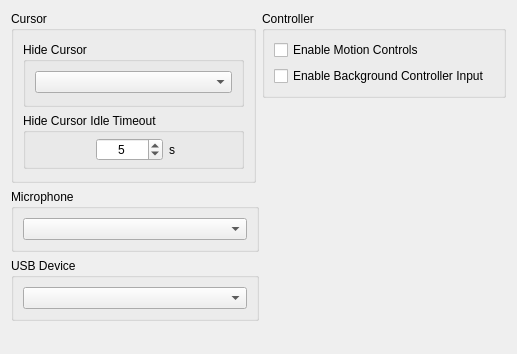
      <widget class="QWidget" name="inputTabContents">
       <property name="geometry">
        <rect>
         <x>0</x>
         <y>0</y>
         <width>517</width>
         <height>354</height>
        </rect>
       </property>
       <layout class="QVBoxLayout" name="inputTabVLayout" stretch="0,0">
        <item>
         <layout class="QVBoxLayout" name="inputTabLayout">
          <item>
           <layout class="QHBoxLayout" name="inputTabHLayoutTop" stretch="1,1">
            <item>
             <layout class="QVBoxLayout" name="cursorTabLayoutLeft">
              <property name="spacing">
               <number>6</number>
              </property>
              <property name="bottomMargin">
               <number>0</number>
              </property>
              <item>
               <widget class="QGroupBox" name="cursorGroupBox">
                <property name="title">
                 <string>Cursor</string>
                </property>
                <layout class="QGridLayout" name="gridLayout_2">
                 <property name="topMargin">
                  <number>11</number>
                 </property>
                 <property name="bottomMargin">
                  <number>11</number>
                 </property>
                 <item row="0" column="0">
                  <widget class="QGroupBox" name="hideCursorGroupBox">
                   <property name="enabled">
                    <bool>true</bool>
                   </property>
                   <property name="sizePolicy">
                    <sizepolicy hsizetype="Preferred" vsizetype="Fixed">
                     <horstretch>0</horstretch>
                     <verstretch>0</verstretch>
                    </sizepolicy>
                   </property>
                   <property name="title">
                    <string>Hide Cursor</string>
                   </property>
                   <layout class="QVBoxLayout" name="hideCursorLayout">
                    <property name="spacing">
                     <number>7</number>
                    </property>
                    <property name="bottomMargin">
                     <number>11</number>
                    </property>
                    <item>
                     <widget class="QComboBox" name="hideCursorComboBox"/>
                    </item>
                   </layout>
                  </widget>
                 </item>
                 <item row="1" column="0">
                  <widget class="QGroupBox" name="idleTimeoutGroupBox">
                   <property name="enabled">
                    <bool>true</bool>
                   </property>
                   <property name="sizePolicy">
                    <sizepolicy hsizetype="Preferred" vsizetype="Fixed">
                     <horstretch>0</horstretch>
                     <verstretch>0</verstretch>
                    </sizepolicy>
                   </property>
                   <property name="minimumSize">
                    <size>
                     <width>0</width>
                     <height>0</height>
                    </size>
                   </property>
                   <property name="title">
                    <string>Hide Cursor Idle Timeout</string>
                   </property>
                   <property name="alignment">
                    <set>Qt::AlignmentFlag::AlignLeading|Qt::AlignmentFlag::AlignLeft|Qt::AlignmentFlag::AlignTop</set>
                   </property>
                   <property name="flat">
                    <bool>false</bool>
                   </property>
                   <layout class="QHBoxLayout" name="IdleTimeoutLayout" stretch="0,0">
                    <property name="spacing">
                     <number>6</number>
                    </property>
                    <property name="leftMargin">
                     <number>70</number>
                    </property>
                    <property name="topMargin">
                     <number>5</number>
                    </property>
                    <property name="rightMargin">
                     <number>5</number>
                    </property>
                    <property name="bottomMargin">
                     <number>5</number>
                    </property>
                    <item>
                     <widget class="QSpinBox" name="idleTimeoutSpinBox">
                      <property name="enabled">
                       <bool>true</bool>
                      </property>
                      <property name="sizePolicy">
                       <sizepolicy hsizetype="Minimum" vsizetype="Fixed">
                        <horstretch>0</horstretch>
                        <verstretch>0</verstretch>
                       </sizepolicy>
                      </property>
                      <property name="minimumSize">
                       <size>
                        <width>0</width>
                        <height>0</height>
                       </size>
                      </property>
                      <property name="maximumSize">
                       <size>
                        <width>16777215</width>
                        <height>16777215</height>
                       </size>
                      </property>
                      <property name="layoutDirection">
                       <enum>Qt::LayoutDirection::LeftToRight</enum>
                      </property>
                      <property name="wrapping">
                       <bool>false</bool>
                      </property>
                      <property name="alignment">
                       <set>Qt::AlignmentFlag::AlignCenter</set>
                      </property>
                      <property name="buttonSymbols">
                       <enum>QAbstractSpinBox::ButtonSymbols::UpDownArrows</enum>
                      </property>
                      <property name="suffix">
                       <string notr="true"/>
                      </property>
                      <property name="maximum">
                       <number>3600</number>
                      </property>
                      <property name="value">
                       <number>5</number>
                      </property>
                      <property name="displayIntegerBase">
                       <number>10</number>
                      </property>
                     </widget>
                    </item>
                    <item>
                     <widget class="QLabel" name="idleTimeoutDurationLabel">
                      <property name="text">
                       <string>s</string>
                      </property>
                     </widget>
                    </item>
                   </layout>
                  </widget>
                 </item>
                </layout>
               </widget>
              </item>
             </layout>
            </item>
            <item>
             <layout class="QVBoxLayout" name="ControllerTabLayoutMiddle">
              <item>
               <widget class="QGroupBox" name="ControllerGroupBox">
                <property name="sizePolicy">
                 <sizepolicy hsizetype="MinimumExpanding" vsizetype="Preferred">
                  <horstretch>0</horstretch>
                  <verstretch>0</verstretch>
                 </sizepolicy>
                </property>
                <property name="title">
                 <string>Controller</string>
                </property>
                <property name="alignment">
                 <set>Qt::AlignmentFlag::AlignLeading|Qt::AlignmentFlag::AlignLeft|Qt::AlignmentFlag::AlignTop</set>
                </property>
                <property name="flat">
                 <bool>false</bool>
                </property>
                <layout class="QVBoxLayout" name="ControllerLayout">
                 <property name="spacing">
                  <number>6</number>
                 </property>
                 <property name="topMargin">
                  <number>9</number>
                 </property>
                 <property name="bottomMargin">
                  <number>9</number>
                 </property>
                 <item>
                  <widget class="QCheckBox" name="motionControlsCheckBox">
                   <property name="sizePolicy">
                    <sizepolicy hsizetype="Minimum" vsizetype="Maximum">
                     <horstretch>0</horstretch>
                     <verstretch>0</verstretch>
                    </sizepolicy>
                   </property>
                   <property name="text">
                    <string>Enable Motion Controls</string>
                   </property>
                  </widget>
                 </item>
                 <item>
                  <widget class="QCheckBox" name="backgroundControllerCheckBox">
                   <property name="text">
                    <string>Enable Background Controller Input</string>
                   </property>
                  </widget>
                 </item>
                </layout>
               </widget>
              </item>
              <item>
               <spacer name="verticalSpacer_8">
                <property name="orientation">
                 <enum>Qt::Orientation::Vertical</enum>
                </property>
                <property name="sizeHint" stdset="0">
                 <size>
                  <width>20</width>
                  <height>40</height>
                 </size>
                </property>
               </spacer>
              </item>
             </layout>
            </item>
           </layout>
          </item>
          <item>
           <layout class="QHBoxLayout" name="micHLayout">
            <item>
             <widget class="QGroupBox" name="MicGroupBox">
              <property name="sizePolicy">
               <sizepolicy hsizetype="Expanding" vsizetype="Preferred">
                <horstretch>0</horstretch>
                <verstretch>0</verstretch>
               </sizepolicy>
              </property>
              <property name="title">
               <string>Microphone</string>
              </property>
              <layout class="QHBoxLayout" name="horizontalLayout_7">
               <item>
                <widget class="QComboBox" name="micComboBox"/>
               </item>
              </layout>
             </widget>
            </item>
            <item>
             <spacer name="horizontalSpacer_3">
              <property name="orientation">
               <enum>Qt::Orientation::Horizontal</enum>
              </property>
              <property name="sizeHint" stdset="0">
               <size>
                <width>40</width>
                <height>20</height>
               </size>
              </property>
             </spacer>
            </item>
           </layout>
          </item>
          <item>
           <layout class="QHBoxLayout" name="usbHLayout">
            <item>
             <widget class="QGroupBox" name="USBDeviceGroupBox">
              <property name="sizePolicy">
               <sizepolicy hsizetype="Expanding" vsizetype="Preferred">
                <horstretch>0</horstretch>
                <verstretch>0</verstretch>
               </sizepolicy>
              </property>
              <property name="title">
               <string>USB Device</string>
              </property>
              <layout class="QHBoxLayout" name="horizontalLayout_2">
               <item>
                <widget class="QComboBox" name="usbComboBox"/>
               </item>
              </layout>
             </widget>
            </item>
            <item>
             <spacer name="horizontalSpacer_2">
              <property name="orientation">
               <enum>Qt::Orientation::Horizontal</enum>
              </property>
              <property name="sizeHint" stdset="0">
               <size>
                <width>40</width>
                <height>20</height>
               </size>
              </property>
             </spacer>
            </item>
           </layout>
          </item>
         </layout>
        </item>
        <item>
         <spacer name="verticalSpacer_11">
          <property name="orientation">
           <enum>Qt::Orientation::Vertical</enum>
          </property>
          <property name="sizeHint" stdset="0">
           <size>
            <width>20</width>
            <height>40</height>
           </size>
          </property>
         </spacer>
        </item>
       </layout>
      </widget>
